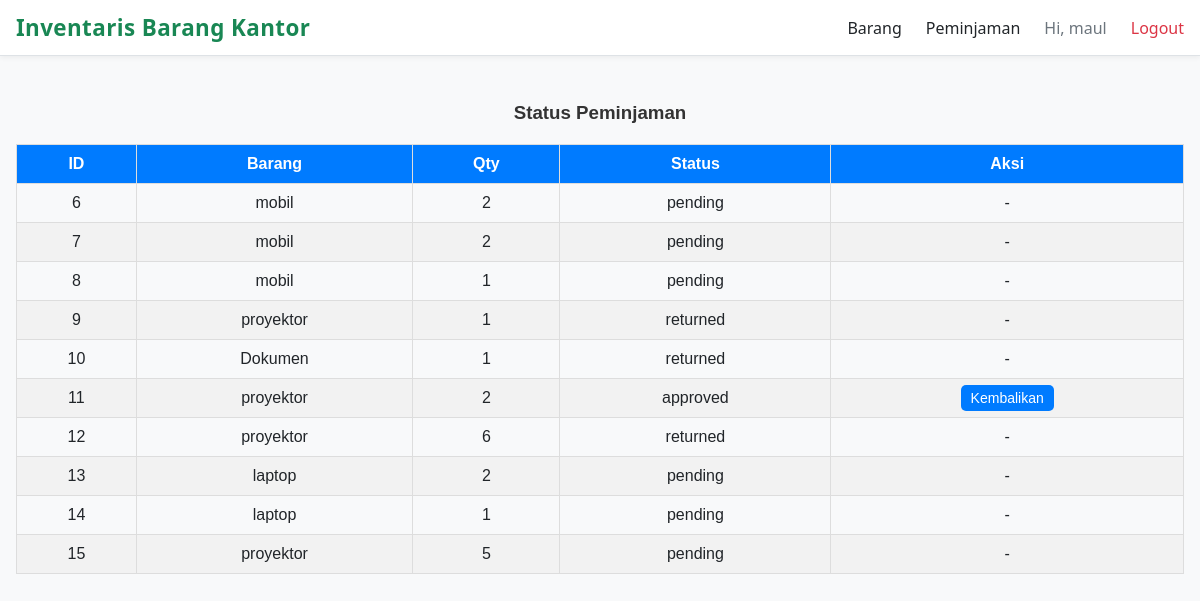
The app's page /?url=karyawan/loans (signed in) with its own data.
### tables this page shows
CREATE TABLE `loans` (
  `id` int(11) NOT NULL,
  `employee_id` int(11) NOT NULL,
  `item_id` int(11) NOT NULL,
  `quantity` int(11) NOT NULL DEFAULT 1,
  `status` enum('pending','approved','rejected','returned') DEFAULT 'pending',
  `requested_at` timestamp NOT NULL DEFAULT current_timestamp(),
  `processed_at` datetime DEFAULT NULL
);

CREATE TABLE `items` (
  `id` int(11) NOT NULL,
  `category_id` int(11) NOT NULL,
  `name` varchar(150) NOT NULL,
  `quantity` int(11) NOT NULL DEFAULT 0,
  `description` text DEFAULT NULL,
  `created_at` timestamp NOT NULL DEFAULT current_timestamp(),
  `condition` enum('bagus','rusak') NOT NULL DEFAULT 'bagus'
);

### app/controllers/KaryawanController.php (called while the page is built, shortened)
<?php
require_once __DIR__.'/../models/Loan.php';
class KaryawanController {
    protected $itemModel,$loanModel;
    public function __construct(){ $this->itemModel=new Item(); $this->loanModel=new Loan(); if(!isset($_SESSION['user'])){ header('Location:?url=login'); exit; } }
    public function loans(){ $employee_id=$_SESSION['user']['id']; $loans=$this->loanModel->byEmployee($employee_id); require __DIR__.'/../views/karyawan/loans.php'; }
}

### config/database.php (called while the page is built)
<?php
return [ 'host'=>'127.0.0.1','db'=>'inventaris_fix','user'=>'root','pass'=>'','charset'=>'utf8mb4' ];

### app/models/Model.php (called while the page is built)
<?php
class Model { protected $pdo; public function __construct(){ $cfg=require __DIR__.'/../../config/database.php'; $dsn="mysql:host={$cfg['host']};dbname={$cfg['db']};charset={$cfg['charset']}"; $this->pdo=new PDO($dsn,$cfg['user'],$cfg['pass'],[PDO::ATTR_ERRMODE=>PDO::ERRMODE_EXCEPTION]); } }

### app/models/Loan.php (called while the page is built, shortened)
<?php
require_once __DIR__ . '/Model.php';
class Loan extends Model {
    public function byEmployee($employee_id){ $stmt=$this->pdo->prepare('SELECT loans.*, items.name as item_name FROM loans JOIN items ON loans.item_id = items.id WHERE employee_id = ?'); $stmt->execute([$employee_id]); return $stmt->fetchAll(PDO::FETCH_ASSOC); }
}

### app/views/karyawan/loans.php (the view, shortened to what this page needs)
<?php require __DIR__.'/../layout/header.php'; ?>
<h3>Status Peminjaman</h3>
<table class='table'>
    <thead>
        <tr>
            <th>ID</th>
            <th>Barang</th>
            <th>Qty</th>
            <th>Status</th>
            <th>Aksi</th>
        </tr>
    </thead>
    <tbody>
        <?php foreach($loans as $l): ?>
        <tr>
            <td><?=$l['id']?></td>
            <td><?=htmlspecialchars($l['item_name'])?></td>
            <td><?=$l['quantity']?></td>
            <td><?=$l['status']?></td>
            <td>
                <?php if($l['status']=='approved'): ?>
                    <a class='btn btn-sm btn-primary' href='?url=karyawan/returnLoan/<?=$l['id']?>' onclick="return confirm('Kembalikan?')">Kembalikan</a>
                <?php else: ?>
                    -
                <?php endif; ?>
            </td>
        </tr>
        <?php endforeach; ?>
    </tbody>
</table>

### app/views/layout/header.php (style rules this page uses)
:root { --primary: #198754; --primary-dark: #157347; --danger: #dc3545; --text: #212529; --text-light: #6c757d; --bg: #f8f9fa; --white: #ffffff; --border: #dee2e6; }
* { box-sizing: border-box; }
body { margin: 0; font-family: 'Segoe UI', Arial, sans-serif; background-color: var(--bg); color: var(--text); padding-top: 70px; }
a { text-decoration: none; color: var(--text); transition: color 0.2s ease-in-out; }

### app/views/karyawan/loans.php (style rules this page uses)
h3 { text-align: center; margin-bottom: 20px; color: #333; font-family: Arial, sans-serif; }
table.table { width: 100%; border-collapse: collapse; margin-bottom: 20px; font-family: Arial, sans-serif; }
table.table th, table.table td { border: 1px solid #ddd; padding: 10px; text-align: center; }
table.table th { background-color: #007bff; color: white; }
table.table tr:nth-child(even) { background-color: #f2f2f2; }
.btn { padding: 5px 10px; text-decoration: none; border-radius: 5px; transition: 0.3s; font-size: 14px; }
.btn-primary { background-color: #007bff; color: white; border: none; }

### records on screen
loans: id "6", item.name "mobil", quantity "2", status "pending"
loans: id "7", item.name "mobil", quantity "2", status "pending"
loans: id "8", item.name "mobil", quantity "1", status "pending"
loans: id "9", item.name "proyektor", quantity "1", status "returned"
loans: id "10", item.name "Dokumen", quantity "1", status "returned"
loans: id "11", item.name "proyektor", quantity "2", status "approved"
loans: id "12", item.name "proyektor", quantity "6", status "returned"
loans: id "13", item.name "laptop", quantity "2", status "pending"
loans: id "14", item.name "laptop", quantity "1", status "pending"
loans: id "15", item.name "proyektor", quantity "5", status "pending"

### other values on screen
$_SESSION['user']['name'] "maul"
